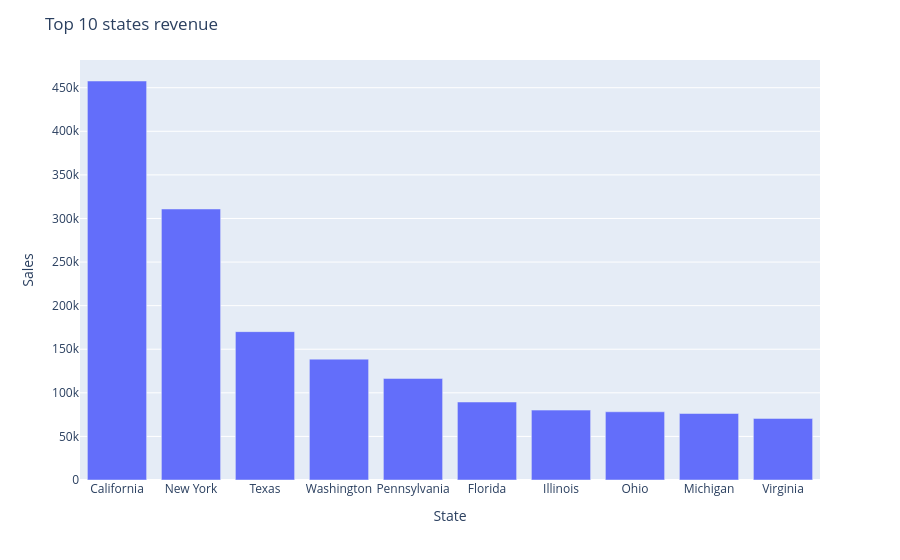

Here is the notebook cell this chart was saved with:
### Code cell
fig4 = px.bar(data_frame=state_sales, x='State', y='Sales')
fig4.update_layout(title="Top 10 states revenue")
fig4.show()

### Figure 1 — Plotly figure (JSON) as saved in the notebook; plotly's stock layout.template omitted (floating-point values rounded to 4 significant figures)
{"data": [{"alignmentgroup": "True", "hovertemplate": "State=%{x}<br>Sales=%{y}<extra></extra>", "legendgroup": "", "marker": {"color": "#636efa", "pattern": {"shape": ""}}, "name": "", "offsetgroup": "", "orientation": "v", "showlegend": false, "textposition": "auto", "type": "bar", "x": ["California", "New York", "Texas", "Washington", "Pennsylvania", "Florida", "Illinois", "Ohio", "Michigan", "Virginia"], "xaxis": "x", "y": [457700.0, 310900.0, 170200.0, 138600.0, 116500.0, 89470.0, 80170.0, 78260.0, 76270.0, 70640.0], "yaxis": "y"}], "layout": {"barmode": "relative", "legend": {"tracegroupgap": 0}, "margin": {"t": 60}, "title": {"text": "Top 10 states revenue"}, "xaxis": {"anchor": "y", "domain": [0, 1], "title": {"text": "State"}}, "yaxis": {"anchor": "x", "domain": [0, 1], "title": {"text": "Sales"}}}}
